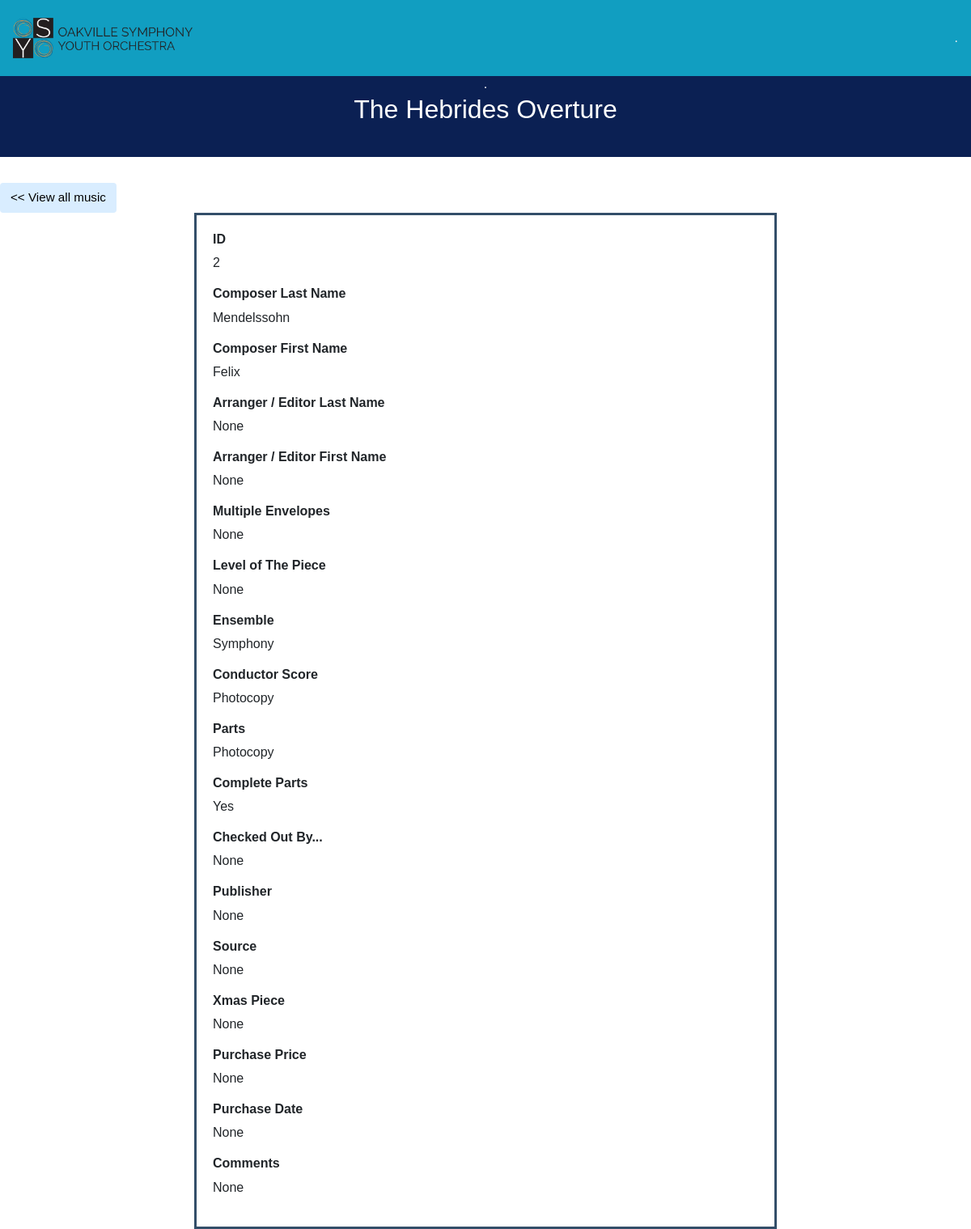
Page /all/2 on the committed database.
### tables this page shows
CREATE TABLE data(
        ID INTEGER,
        ComposerLAST TEXT,
        ComposerFIRST TEXT,
        ArrangerEditorLAST Text,
        ArrangerEditorFIRST TEXT,
        Title TEXT NOT NULL,
        MultipleEnvelopes INTEGER,
        Level REAL,
        Ensemble TEXT,
        ConductorScore TEXT,
        Parts TEXT,
        CompleteParts TEXT,
        CheckedOut TEXT,
        Publisher TEXT,
        Source TEXT,
        Xmas TEXT,
        PurchasePrice REAL,
        PurchaseDate TEXT,
        Comments TEXT,
        PRIMARY KEY(ID)
        );

### app.py (the view)
@app.route("/all/<id>")
def music(id):
    conn = get_db()
    cursor = conn.execute('SELECT * FROM data WHERE id=?', (id,))
    music = cursor.fetchone()
    conn.close()
    if music == None:
        return render_template("apology.html", error=404)
    return render_template("music.html", music=music)

### app.py (called while the page is built)
def get_db():
    conn = sqlite3.connect('data.db')
    conn.row_factory = sqlite3.Row
    return conn

### templates/music.html (shortened to what this page needs)
{% extends "base.html" %}
{% block content %}
    <div class="header">
        <div>
        .</div>
        <h2>{{music.Title}}</h2>
    </div>
    <a href="/all">
            <button> << View all music</button>
    </a>
    <div class="center1">
        <h5>ID </h5>
        <p>{{ music.ID }}</p>
        <h5>Composer Last Name</h5>
        <p>{{ music.ComposerLAST }}</p>
        <h5>Composer First Name</h5>
        <p>{{ music.ComposerFIRST }}</p>
        <h5>Arranger / Editor Last Name</h5>
        <p>{{ music.ArrangerEditorLAST }}</p>
        <h5>Arranger / Editor First Name</h5>
        <p>{{ music.ArrangerEditorFIRST }}</p>
        <h5>Multiple Envelopes</h5>
        <p>{{ music.MultipleEnvelopes }}</p>
        <h5>Level of The Piece</h5>
        <p>{{ music.Level }}</p>
        <h5>Ensemble</h5>
        <p>{{ music.Ensemble }}</p>
        <h5>Conductor Score</h5>
        <p>{{ music.ConductorScore }}</p>
        <h5>Parts</h5>
        <p>{{ music.Parts }}</p>
        <h5>Complete Parts</h5>
        <p>{{ music.CompleteParts }}</p>
        <h5>Checked Out By...</h5>
        <p>{{ music.CheckedOut }}</p>
        <h5>Publisher</h5>
        <p>{{ music.Publisher }}</p>
        <h5>Source</h5>
        <p>{{ music.Source }}</p>
        <h5>Xmas Piece</h5>
        <p>{{ music.Xmas }}</p>
        <h5>Purchase Price</h5>
        <p>{{ music.PurchasePrice }}</p>
        <h5>Purchase Date</h5>
        <p>{{ music.PurchaseDate }}</p>
        <h5>Comments</h5>
        <p>{{ music.Comments }}</p>
    </div>
{% endblock %}

### static/styles.css (style rules this page uses)
.center1 { margin: auto; width: 60%; border: 3px solid #334e69; padding: 20px; }
.header { background-color: #0b2053; color: #fff; margin-top: 60px; margin-bottom: 2rem; padding: 2rem 1rem; text-align: center; }
h5 { font-family: 'Montserrat', sans-serif; font-size: 1rem; font-weight: bold; }
body { background-color: rgb(255, 255, 255); color: #212529; font-size: 1rem; font-weight: 400; font-family: 'Montserrat', sans-serif; line-height: 1.5; margin: 0; text-align: left; }
button, input[type="submit"] { background-color: #d9edff; border: 1px solid transparent; border-radius: 0.25rem; font-size: 0.95rem; font-weight: 400; line-height: 1.5; padding: 0.375rem 0.75rem; text-align: center; vertical-align: middle; }

### rows in the picture
data: Title "The Hebrides Overture", ID "2", ComposerLAST "Mendelssohn", ComposerFIRST "Felix", Ensemble "Symphony", ConductorScore "Photocopy", Parts "Photocopy", CompleteParts "Yes"

### other values in the picture
{{ music.ArrangerEditorLAST }} "None"
{{ music.ArrangerEditorFIRST }} "None"
{{ music.MultipleEnvelopes }} "None"
{{ music.Level }} "None"
{{ music.CheckedOut }} "None"
{{ music.Publisher }} "None"
{{ music.Source }} "None"
{{ music.Xmas }} "None"
{{ music.PurchasePrice }} "None"
{{ music.PurchaseDate }} "None"
{{ music.Comments }} "None"
